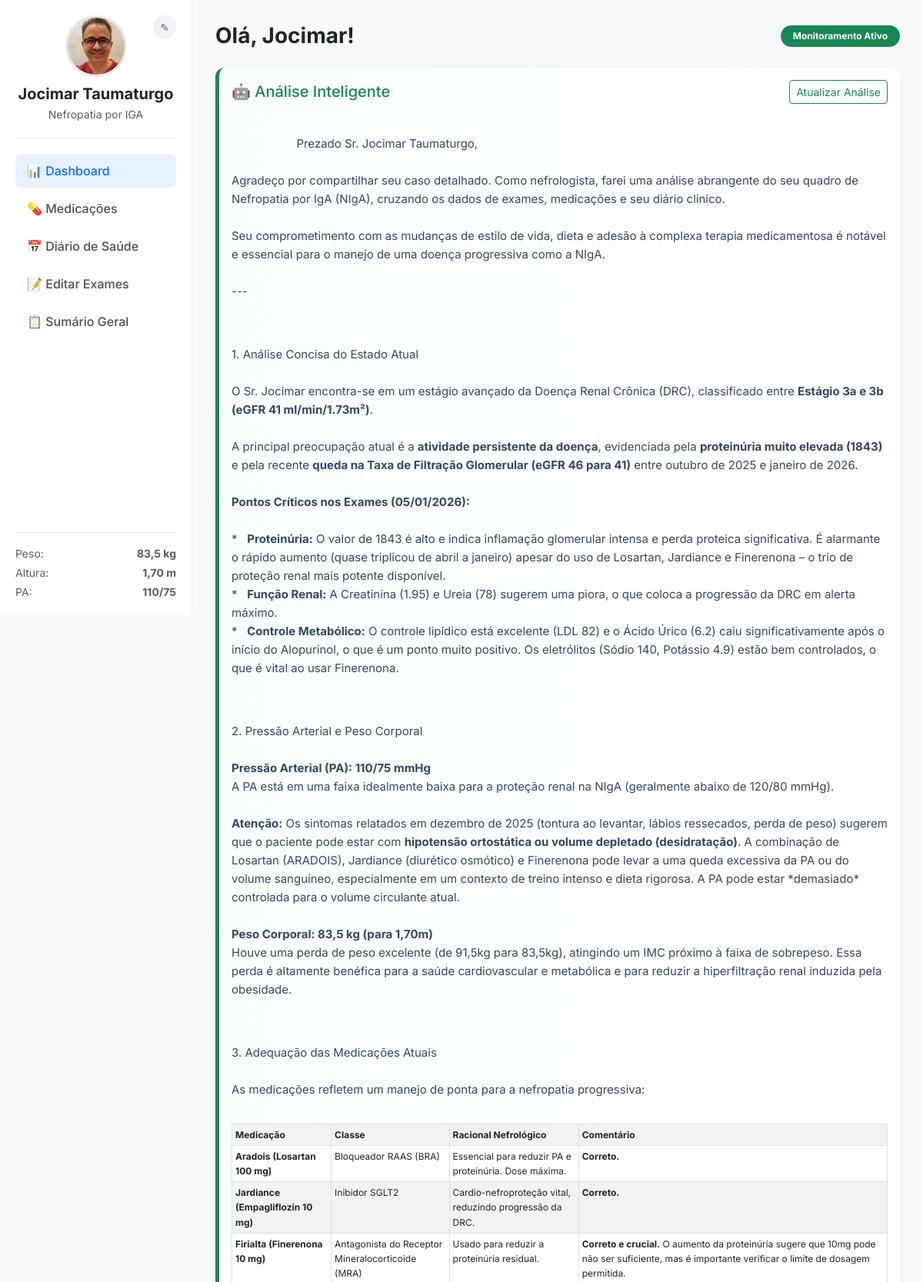
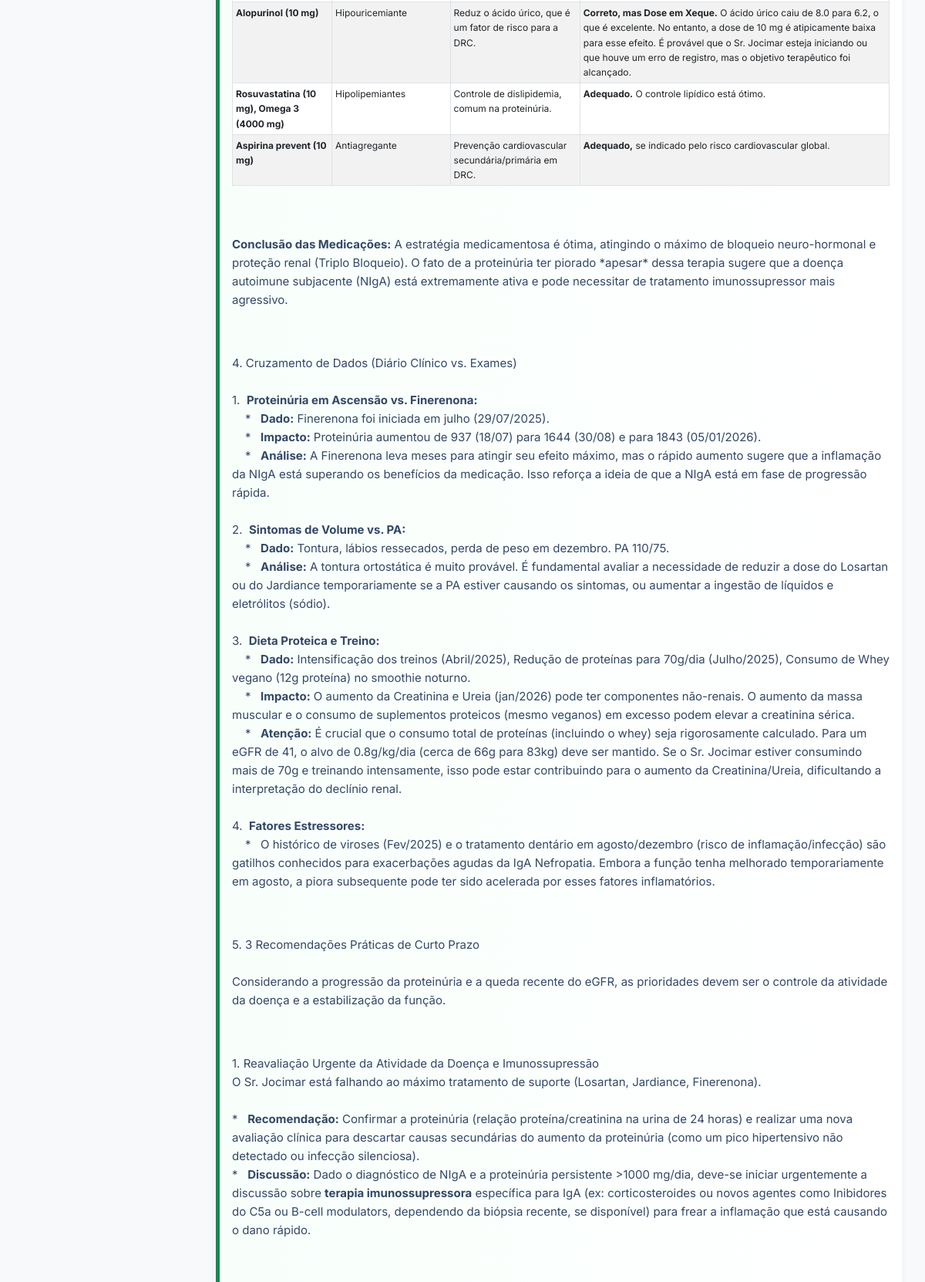
The page /home (upper part) on the database its author committed (2 pictures, top to bottom).
### tables this page shows
CREATE TABLE perfil (
                            id INTEGER PRIMARY KEY CHECK (id = 1), 
                            nome TEXT,
                            diagnostico TEXT,
                            peso TEXT,
                            altura TEXT,
                            pressao TEXT
                          );

### app.py (the view)
@app.route('/home')
def home():
    with sqlite3.connect(DATABASE) as conn:
        cursor = conn.cursor()
        exames = {}
        for exame in patterns.keys():
            cursor.execute('SELECT data_coleta, valor FROM exames WHERE nome = ?', (exame,))
            dados = cursor.fetchall()
            labels = []
            valores = []
            for row in dados:
                data_coleta = str(row[0]) if row[0] else None
                valor = row[1]
                if valor and valor != '-':
                    try:
                        valor_float = float(valor.replace(',', '.'))
                        valores.append(valor_float)
                        labels.append(data_coleta)
                    except ValueError:
                        pass
            if labels and valores:
                combined = list(zip(labels, valores))
                combined.sort(key=lambda x: datetime.strptime(x[0], '%d/%m/%Y'))
                labels, valores = zip(*combined)
            exames[exame] = {
                'labels': labels,
                'valores': valores
            }
        priority = ['Creatinina', 'Microalbuminúria']
        ordered_exames = {}
        if 'Creatinina' in exames and len(exames['Creatinina']['valores']) >= 2:
            vals = exames['Creatinina']['valores']
            window = 3
            ma = [round(sum(vals[max(0, i-window+1):i+1]) / len(vals[max(0, i-window+1):i+1]), 2) for i in range(len(vals))]
            exames['Creatinina']['valores_ma'] = ma
        for p in priority:
            if p in exames:
                ordered_exames[p] = exames[p]
        for k, v in exames.items():
            if k not in ordered_exames:
                ordered_exames[k] = v
        exames = ordered_exames
        cursor.execute("SELECT id, nome, detalhes FROM medicacoes")
        lista_medicacoes = cursor.fetchall()
        try:
            cursor.execute("SELECT nome, diagnostico, peso, altura, pressao FROM perfil WHERE id=1")
            p = cursor.fetchone()
            if p:
                perfil_data = {
                    'nome': p[0], 'diagnostico': p[1],
                    'peso': p[2], 'altura': p[3], 'pressao': p[4]
                }
            else:
                perfil_data = {'nome': 'Usuário', 'diagnostico': '-', 'peso': '-', 'altura': '-', 'pressao': '-'}
        except:
            perfil_data = {'nome': 'Atualize a Página', 'diagnostico': '', 'peso': '', 'altura': '', 'pressao': ''}
        analise = gerar_analise()
        analise_geral = gerar_analise_geral(analise)
        analise_bruta = recuperar_ultima_analise_ia()
        analise_medica = markdown_to_html(analise_bruta) if analise_bruta else "Nenhuma análise gerada."
        if not analise_medica:
            analise_medica = "Nenhuma análise gerada por IA ainda. Clique no botão de atualizar análise."
        cursor.execute("SELECT id, data_evento, descricao FROM eventos ORDER BY data_evento DESC")
        lista_eventos = cursor.fetchall()
    if 'Creatinina' in exames:
        dados_tempo_real = exames['Creatinina'].copy()
        nova_ordem = {}
        chaves = list(exames.keys())
        for k in chaves:
            nova_ordem[k] = exames[k]
            if k == 'Microalbuminúria':
                nova_ordem['Creatinina Tempo Real'] = dados_tempo_real
        if 'Creatinina Tempo Real' not in nova_ordem:
            nova_ordem['Creatinina Tempo Real'] = dados_tempo_real
        exames = nova_ordem
    return render_template('home_plotly.html',
                           exames=exames, # (supondo que a variável exames existe do código anterior)
                           analise=analise,
                           analise_geral=analise_geral,
                           analise_medica=analise_medica,
                           medicacoes=lista_medicacoes,
                           perfil=perfil_data, # (supondo que perfil_data existe)
                           eventos=lista_eventos) # <--- ADICIONE ISSO

### app.py (called while the page is built)
def recuperar_ultima_analise_ia():
    with sqlite3.connect(DATABASE) as conn:
        cursor = conn.cursor()
        cursor.execute('SELECT conteudo FROM analises_ia ORDER BY id DESC LIMIT 1')
        resultado = cursor.fetchone()
        if resultado:
            return resultado[0]
        else:
            return None # Retorna None se nunca foi gerada nenhuma análise

### templates/home_plotly.html (shortened to what this page needs)
<!DOCTYPE html>
<html lang="pt-br">
<head>
    <link href="https://cdn.jsdelivr.net/npm/bootstrap@5.3.0/dist/css/bootstrap.min.css" rel="stylesheet">
</head>
<body>
    <div class="sidebar">
        <div class="profile-section">
            <button class="btn-edit-profile" data-bs-toggle="modal" data-bs-target="#modalPerfil"
                title="Editar Perfil">✎</button>
            <img src="{{ url_for('static', filename='thumb.jpg') }}" class="profile-img" alt="User">
            <h5 class="mb-0 fw-bold">{{ perfil.nome }}</h5>
            <small class="text-muted d-block mt-1">{{ perfil.diagnostico }}</small>
        </div>
        <nav class="nav flex-column flex-grow-1">
            <a href="#" class="nav-link active">📊 Dashboard</a>
            <a href="#" class="nav-link" data-bs-toggle="modal" data-bs-target="#modalMedicacoes">💊 Medicações</a>
            <a href="#" class="nav-link" data-bs-toggle="modal" data-bs-target="#modalEvento">📅 Diário de Saúde</a>
            <a href="/exams" class="nav-link" onclick="return verificarSenha('exams', event)">📝 Editar Exames</a>
            <a href="/exams_summary" class="nav-link" onclick="return verificarSenha('exams_summary', event)">📋 Sumário
                Geral</a>
        </nav>
        <div class="mt-auto pt-3 border-top small text-muted">
            <div class="d-flex justify-content-between mb-1"><span>Peso:</span> <strong>{{ perfil.peso }} kg</strong>
            </div>
            <div class="d-flex justify-content-between mb-1"><span>Altura:</span> <strong>{{ perfil.altura }} m</strong>
            </div>
            <div class="d-flex justify-content-between"><span>PA:</span> <strong>{{ perfil.pressao }}</strong></div>
        </div>
    </div>
    <div class="main-content">
        <div class="d-flex justify-content-between align-items-center mb-4">
            <h3 class="fw-bold text-dark m-0">Olá, {{ perfil.nome.split()[0] }}!</h3>
            <span class="badge bg-success rounded-pill px-3 py-2">Monitoramento Ativo</span>
        </div>
        <div class="card card-custom ai-card">
            <div class="card-body">
                <div class="d-flex justify-content-between align-items-center mb-3">
                    <h5 class="card-title text-success mb-0 d-flex align-items-center gap-2">🤖 Análise Inteligente</h5>
                    <a href="{{ url_for('trigger_analise_ia') }}" class="btn btn-sm btn-outline-success">Atualizar
                        Análise</a>
                </div>
                <div class="markdown-content"
                    style="white-space: pre-wrap; font-size: 15px; line-height: 1.6; color: #344767;">
                    {{ analise_medica | replace('**', '<b>') | replace('**', '</b>') | safe }}
                </div>
            </div>
        </div>
    </div>
</body>
</html>

### templates/home_plotly.html (style rules this page uses)
body { font-family: 'Inter', sans-serif; background-color: #f8f9fa; overflow-x: hidden; }
.sidebar { height: 100vh; background-color: #ffffff; border-right: 1px solid #e9ecef; position: fixed; top: 0; left: 0; width: 250px; padding: 20px; z-index: 1030; display: flex; flex-direction: column; }
.main-content { margin-left: 250px; padding: 30px; }
.profile-section { text-align: center; padding-bottom: 20px; margin-bottom: 20px; border-bottom: 1px solid #eee; position: relative; }
.profile-img { width: 80px; height: 80px; border-radius: 50%; object-fit: cover; border: 3px solid #e2e8f0; margin-bottom: 10px; }
.btn-edit-profile { position: absolute; top: 0; right: 0; background: #f0f2f5; border: none; border-radius: 50%; width: 30px; height: 30px; font-size: 14px; color: #666; cursor: pointer; }
.nav-link { color: #495057; padding: 10px 15px; border-radius: 8px; margin-bottom: 5px; transition: all 0.2s; display: flex; align-items: center; gap: 10px; font-weight: 500; text-decoration: none; }
.nav-link.active { background-color: #e7f1ff; color: #0d6efd; }
.card-custom { border: none; border-radius: 12px; box-shadow: 0 2px 12px rgba(0, 0, 0, 0.04); background: white; margin-bottom: 24px; overflow: hidden; }
.ai-card { border-left: 5px solid #198754; background: linear-gradient(to right, #f8fffb, #ffffff); }

### rows shown on the page
perfil: nome "Jocimar Taumaturgo", diagnostico "Nefropatia por IGA", peso "83,5", altura "1,70", pressao "110/75", nome "Jocimar"
